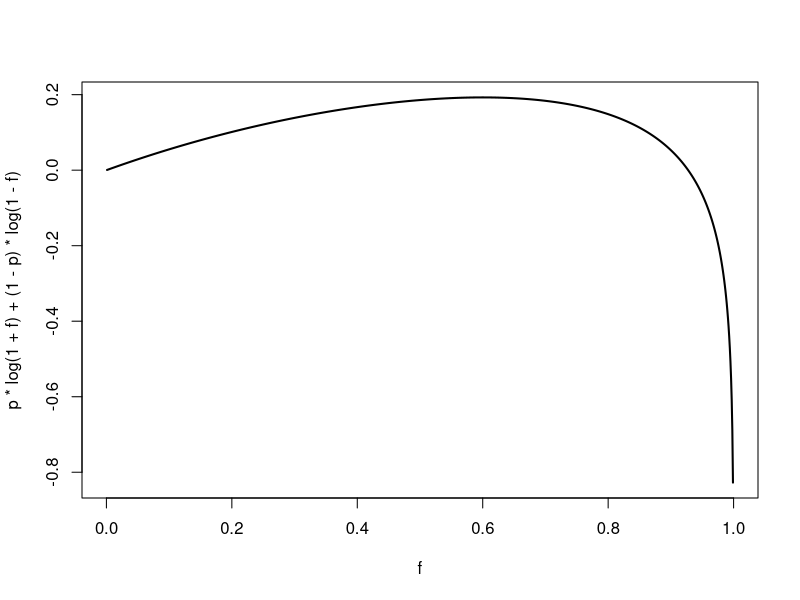
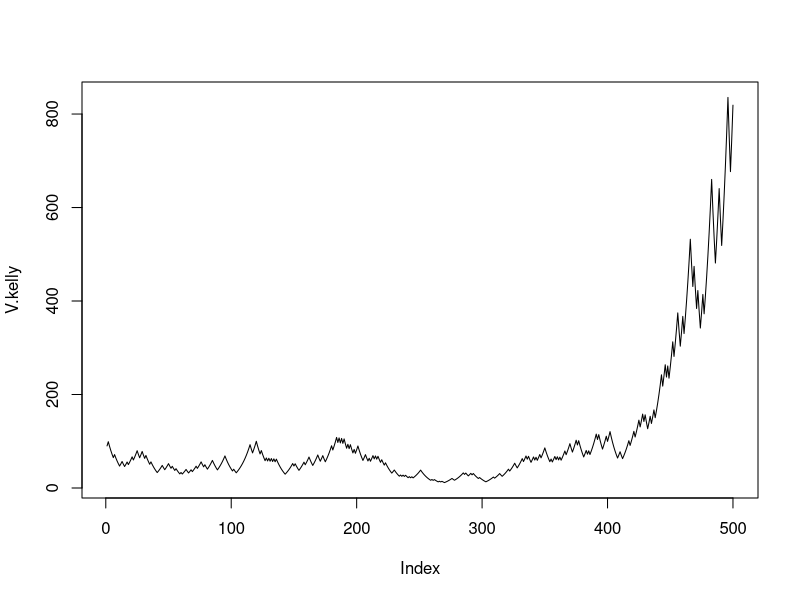
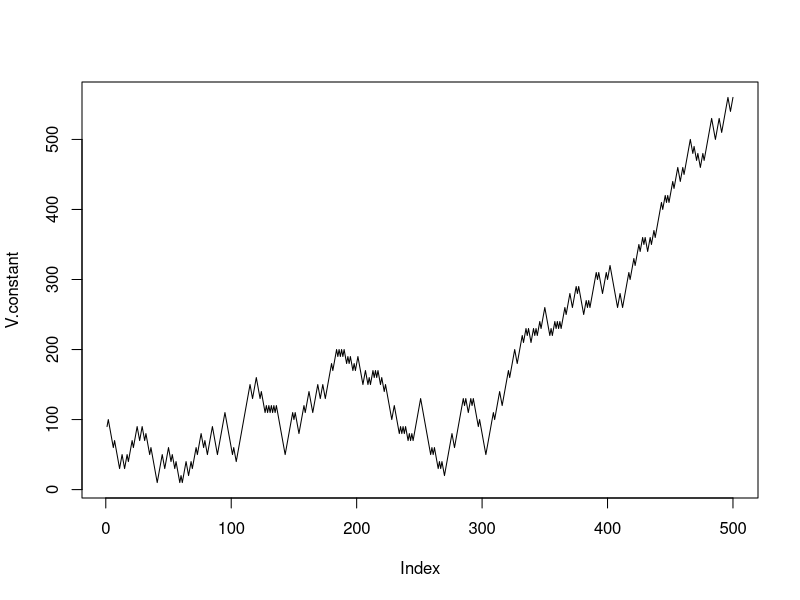
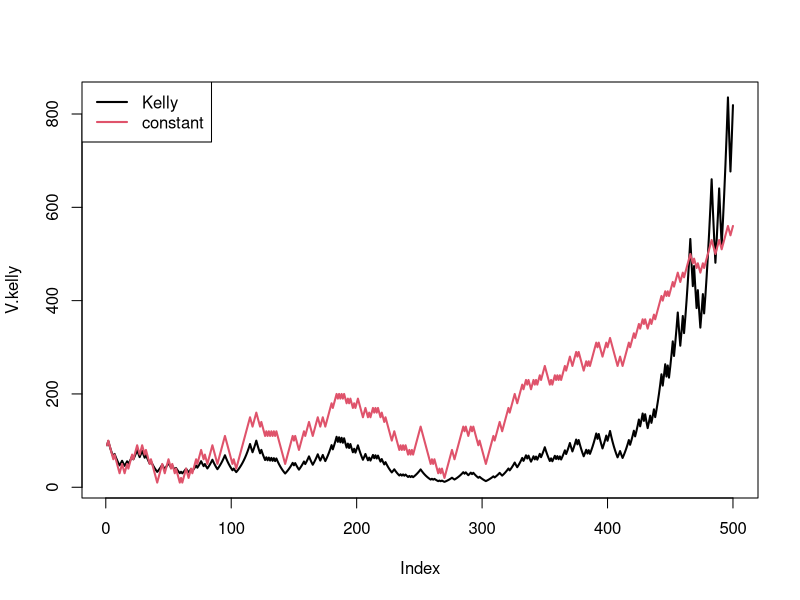

Reproduce these figures in R, in order. (Note: this script raises an error after producing the figures.)
## ---- chunk 1
set.seed(1234567890)

p=.8
f=seq(.001,.999,.001)

plot(f, p*log(1+f)+(1-p)*log(1-f), type='l', lwd=2)

## ---- chunk 2
V0=100; n=500; p=.55
w.l=rbinom(n,1,p)
## ---- chunk 3
f=2*p-1
wins=cumsum(w.l)
losses=(1:n)-wins
V.kelly = V0*(1-f)^losses*(1+f)^wins
plot(V.kelly, type='l')
## ---- chunk 4

Constant_bet_Amount = 10 

V.constant=V0+cumsum(Constant_bet_Amount*(2*w.l-1))
plot(V.constant, type='l') #Plot how wealth evolves under constant $10 bets.
## ---- chunk 5
plot(V.kelly, type='l', lwd=2, ylim = range(c(V.constant,V.kelly))) # wealth with Kelly betting
lines(V.constant, col=2, lwd=2) # wealth with constant $10 bet
legend("topleft", lwd=2, col=1:2, c("Kelly","constant") ) 
## ---- chunk 6

library(tseries); library(zoo)


### 1.Download Adjusted Close Prices
start.date=as.Date("2008-01-01"); end.date=as.Date("2012-12-31")
P=get.hist.quote(instrument = "PG", start = start.date, end=end.date, quote = "AdjClose", retclass = "zoo", quiet = T)
plot(P) # Plot Adjusted Close Prices

### 2.Calculate Log Returns & Kelly Criterion
R=diff(log(P)) 
mu=mean(R)
s2=var(R)
(f=mu/s2) # optimal Kelly fraction

### 3.Simulate Investment Growth Using Kelly Fraction
V=100; # Start with $100 capital.
Prices=coredata(P)
NetReturns=exp( diff(log(Prices)))-1 # Actual returns, not log returns.
for(i in 2:length(P)){
  # Simulates portfolio value by Kelly strategy, reinvest f fraction each day.
  V[i]=V[i-1]* (1+f*NetReturns[i-1])
}
### 3.1.Equivalently (but faster)
# V=100*cumprod(1+f*c(0,NetReturns))


### 4.Plot Kelly vs. Buy-and-Hold Strategy
plot(V,type='l',lwd=2, ylim = c(65,130)) # wealth with Kelly investing
lines(V[1]*exp(cumsum(c(0,NetReturns))), col=2,lwd=2) # Investing everything at the start and holding throughout.
legend("topleft", lwd=2, col=1:2, c("Kelly","Buy-and-hold") ) 

## ---- chunk 7
n=1000; m=252
phi=.25 #speed of mean reversion
mu=.05/252 #average daily return 
sigma=.4/sqrt(252)
rf=.02/252
V0=1 #initial wealth
R_0 = 0 #initial return  


# --- Generate returns ---#
set.seed(1234567890)
R=matrix(0,m,n) #return matrix: rows = time, cols = simulations
Z=matrix(rnorm(n*m),m,n) # Zt∼N(0,1): i.i.d.standard normal noise 

### 1.Initialize returns at stationary distribution
##### 1.1.Initialize first return using R0
R[1,]=mu+(R_0-mu)*phi+sigma*Z[1,]  

##### 1.2.Simulate returns using AR(1) mean-reversion model
for(i in 2:m){
  R[i,]=mu+(R[i-1,]-mu)*phi+sigma*Z[i,]
}
# To avoid the loop (& speed up computation) you can use the filter() function: 
# R = apply( mu*(1-phi) + sigma*Z, 2, filter, filter=phi, method="recursive")

## ---- chunk 8
dim(R)
## ---- chunk 9

### 1.long-run volatility
sigma.b=sigma/sqrt(1-phi^2) 

### 2.Static Kelly fraction
f.b=(1+rf)*(mu-rf)/(sigma.b^2)
print(paste("Static Kelly fraction f =",f.b))

### 3.Wealth process under static Kelly for each path
V.b=matrix(0,m,n) 
V.b[1,]=V0*(1+rf+f.b*(R[1,]-rf))
for(i in 2:m){
  V.b[i,]=V.b[i-1,]*(1+rf+f.b*(R[i,]-rf))
}
# To avoid the loop use
# V.b=apply( 1+rf+f.b*(R-rf), 2, cumprod)

### 4.Plot the wealth of the strategy on the first path
plot(V.b[,1], type='l') 

### 5.histogram of final log-wealths across all paths
hist( V.b[m,], main = "Static Kelly (all paths final log-wealths)", xlab="Vn" )
## ---- chunk 10
mean( V.b[m,] )
## ---- chunk 11
n=1000; m=252; phi=.25 #speed of mean reversion
mu=.05/252; sigma=.4/sqrt(252); rf=.02/252; V0=1 #initial wealth
R_0 = 0 #initial return  

### 1.Initialize welath matrix
V.c=matrix(1,m,n)

### 2.Dynamic Kelly fraction
##### 2.1.First Time Step
mu_i=(R_0-mu)*phi 
(f.c_i=(1+rf)*mu_i/(sigma^2)) # if f<0 -> short asset 
V.c[1,]=V0*(1+rf+f.c_i*(R[1,]-rf))

##### 2.2.Iterative Update 
for(i in 2:m){
  # Dynamic Kelly fraction
  mu_i=(R[i-1,]-mu)*phi 
  f.c_i=(1+rf)*mu_i/(sigma^2) # changing fraction 
  V.c[i,]=V.c[i-1,]*(1+rf+f.c_i*(R[i,]-rf))
}

####### 2.2.b.Alternative, avoid loop by: Vectorized Dynamic Kelly ######
# mu_i=(rbind(rep(R_0,n),R[-m,])-mu)*phi # Time-vary expected return (mu_i)
# f.c_i=(1+rf)*mu_i/(sigma^2+mu_i^2)  # Dynamic Kelly fraction f.c_i
# V.c=V0*apply( 1+rf+f.c_i*(R-rf), 2, cumprod) # Wealth paths by cumulative product

### 3.Plot wealth of 1st path 
plot(V.c[,1], type='l', main = "Wealth path")
lines(V.b[,1], type='l', col=2)
legend( "topleft", lwd = 2, col = 1:2, c("dynamic","static"))

#### 3.1.Plot log-wealth, for better comparison. 
plot(V.c[,1], type='l', log = "y", main = "log-Wealth path")
lines(V.b[,1], type='l', col=2)
legend( "topleft", lwd = 2, col = 1:2, c("dynamic","static"))
## ---- chunk 12
mean( apply( V.c<=0, 2, any) )*100 # 2 means across columns.
## ---- chunk 13

### 4.histogram of the final log-wealths across all paths & Comparison
par(mfrow=c(1,2))
hist(log(V.b[m,]), main = "Static Kelly", xlab = "log(Vn)" ) 
hist(log(V.c[m, V.c[m,]>0]), main = "Dynamic Kelly", xlab = "log(Vn[Vn>0])" ) 
## ---- chunk 14
n=1000; m=252; phi=.25 #speed of mean reversion
mu=.05/252; sigma=.4/sqrt(252); rf=.02/252; V0=1 #initial wealth
R_0 = 0 #initial return  
## ---- chunk 15

### 1.Initialize
V.c.constr=matrix(1,m,n)

### 2.First Time Step (Initial Wealth Update)
mu_i=(R_0-mu)*phi 
f.c_i= min( max( (1+rf)*mu_i/(sigma^2), -1 ), 1) 
V.c[1,]=V0*(1+rf+f.c_i*(R[1,]-rf))

### 3.Subsequent Time Steps (Iterative Wealth Update)
for(i in 2:m){
  # Dynamic Kelly fraction
  mu_i=(R[i-1,]-mu)*phi 
  f.c_i= pmax( pmin( (1+rf)*mu_i/(sigma^2), 1) , -1) 
  V.c.constr[i,]=V.c.constr[i-1,]*(1+rf+f.c_i*(R[i,]-rf))
}

### 4.Comparison of Static vs. Constrained Dynamic Kelly
par(mfrow=c(1,2))
hist(log(V.b[m,]), main = "Static Kelly", xlab = "log(Vn)" ) 
hist(log(V.c.constr[m,]), main = "Dynamic Kelly", xlab = "log(Vn)" ) 
## ---- chunk 16
# Parameters a and b for the new constraints
a = -0.5  # lower bound of the investment fraction
b = 0.7    # upper bound of the investment fraction

# Initialize the wealth matrix for the constrained strategy
V.c.constr = matrix(1, m, n)

# First time step
mu_i = (R_0 - mu) * phi
f.c_i = pmin( pmax( (1 + rf) * mu_i / (sigma^2), a), b)  # Constrained between a and b
V.c.constr[1, ] = V0 * (1 + rf + f.c_i * (R[1, ] - rf))

# Loop over subsequent time steps
for(i in 2:m){
  mu_i = (R[i-1, ] - mu) * phi
  f.c_i = pmin( pmax( (1 + rf) * mu_i / (sigma^2), a), b)  # Constrained between a and b
  V.c.constr[i, ] = V.c.constr[i-1, ] * (1 + rf + f.c_i * (R[i, ] - rf))
}

# Plotting the results
par(mfrow = c(1, 2))
hist(log(V.b[m, ]), main = "Static Kelly", xlab = "log(Vn)")
hist(log(V.c.constr[m, ]), main = "Constrained Dynamic Kelly", xlab = "log(Vn)")

